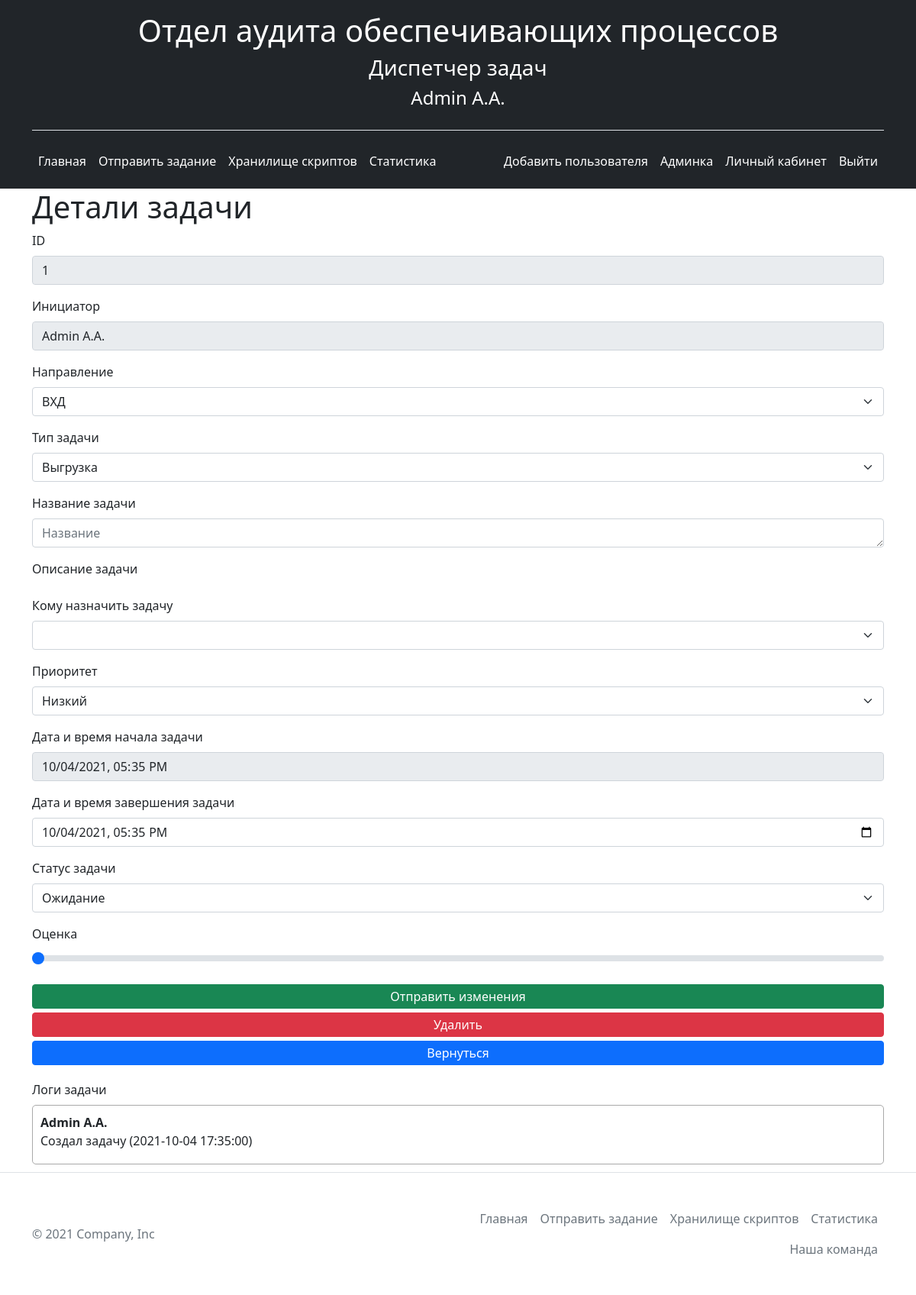
Page /tasks/1 (signed in) on the committed database.
### app.py (models this page shows, shortened)
class User(db.Model, UserMixin):
    __tablename__ = 'user'
    id = db.Column(db.Integer, primary_key=True)
    login = db.Column(db.String(20), unique=True, nullable=False)
    fio = db.Column(db.String(20), nullable=False)
    password = db.Column(db.String(1255), nullable=False)
    role_id = db.Column(db.Integer, db.ForeignKey('role.id'), nullable=False, default='1')
    role = db.relationship('Role', foreign_keys=[role_id])

class Task(db.Model):
    __tablename__ = 'task'
    id = db.Column(db.Integer, primary_key=True)
    user_id = db.Column(db.Integer, db.ForeignKey('user.id'), nullable=False)
    user = db.relationship('User', foreign_keys=[user_id])
    direction_id = db.Column(db.Integer, db.ForeignKey('direction.id'), nullable=False)
    direction = db.relationship('Direction', foreign_keys=[direction_id])
    type_id = db.Column(db.Integer, db.ForeignKey('type.id'), nullable=False)
    type = db.relationship('Type', foreign_keys=[type_id])
    title = db.Column(db.Text, nullable=False)
    description = db.Column(db.Text, nullable=False)
    to_user_id = db.Column(db.Integer, db.ForeignKey('user.id'), nullable=False)
    to_user = db.relationship('User', foreign_keys=[to_user_id])
    urgency_id = db.Column(db.Integer, db.ForeignKey('urgency.id'), nullable=False)
    urgency = db.relationship('Urgency', foreign_keys=[urgency_id])
    datetimeutc = datetime.utcnow()
    datetimenow = datetimeutc + timedelta(hours=3)
    strdatetime = datetimenow.strftime('%Y-%m-%d %H:%M')
    datetimenow = datetime.strptime(strdatetime, '%Y-%m-%d %H:%M')
    date_start = db.Column(db.DateTime(), default=datetimenow)
    date_finish = db.Column(db.DateTime(), default=datetimenow)
    status_id = db.Column(db.Integer, db.ForeignKey('status.id'), nullable=False, default='1')
    status = db.relationship('Status', foreign_keys=[status_id])
    rating = db.Column(db.Integer, nullable=False,  default='0')

class Log(db.Model):
    __tablename__ = 'logs'
    id = db.Column(db.Integer, primary_key=True)
    task_id = db.Column(db.Integer, db.ForeignKey('task.id'), nullable=False)
    task = db.relationship('Task', foreign_keys=[task_id])
    user_id = db.Column(db.Integer, db.ForeignKey('user.id'), nullable=False)
    user = db.relationship('User', foreign_keys=[user_id])
    description = db.Column(db.Text, nullable=False)

### app.py (the view)
@app.route('/tasks/<int:id>')
@login_required
def task_detail(id):
    task = Task.query.get(id)
    logs = Log.query.filter_by(task_id=id)
    name = current_user.fio
    directions = Direction.query.order_by(Direction.id).all()
    types = Type.query.order_by(Type.id).all()
    users = User.query.order_by(User.id).filter(User.id != '1')
    urgency = Urgency.query.order_by(Urgency.id).all()
    status = Status.query.order_by(Status.id).all()
    return render_template("task_detail.html", task=task, name=name, directions=directions, types=types, users=users,
                           urgency=urgency, status=status, logs=logs)

### app.py (called while the page is built)
@login_manager.user_loader
def load_user(user_id):
    return User.query.get(user_id)

### templates/task_detail.html (shortened to what this page needs)
{% extends 'base.html' %}
{% block body %}
<div class="container">
    <h1>Детали задачи</h1>
    <div>
        <form class="task-form" action="/tasks/{{ task.id }}/update_task" method="post">
            <div class="mb-3">
                <label class="form-label">ID</label>
                <input  class="form-control" type="text" id="task_id" name="task_id" placeholder="ID" disabled value="{{ task.id }}">
            </div>
            <div class="mb-3">
                <label class="form-label">Инициатор</label>
                <input  class="form-control" type="text" id="user" name="user" placeholder="Пользователь" disabled value="{{ task.user.fio }}">
            </div>
            <div class="mb-3">
                <label class="form-label">Направление</label>
                <select class="form-select" aria-label="Default select example" id="direction" name="direction">
                    {% for el in directions %}
                    <option value="{{ el.id }}"{% if el.id ==  task.direction.id %}selected{% endif %}>{{ el.name }} </option>
                    {% endfor %}
                </select>
            </div>
            <div class="mb-3">
                <label class="form-label">Тип задачи</label>
                <select class="form-select" aria-label="Default select example" id="type" name="type">
                    {% for el in types %}
                    <option value="{{ el.id }}" {% if el.id ==  task.type.id %}selected{% endif %}>{{ el.name }}</option>
                    {% endfor %}
                </select>
            </div>
             <div class="mb-3">
                <label class="form-label">Название задачи</label>
                <textarea class="form-control" name="title" id="title" cols="30" rows="1" placeholder="Название">{{ task.title }}</textarea>
            </div>
            <div class="mb-3">
                <label class="form-label">Описание задачи</label>
            </div>
            <div class="mb-3">
                <label class="form-label">Кому назначить задачу</label>
                <select class="form-select" aria-label="Default select example" id="to_user" name="to_user">
                    <option value="0"></option>
                    {% for el in users %}
                    <option value="{{ el.id }}" {% if el.id ==  task.to_user.id %}selected{% endif %}>{{ el.fio }}</option>
                    {% endfor %}
                </select>
            </div>
            <div class="mb-3">
                <label class="form-label">Приоритет</label>
                <select class="form-select" aria-label="Default select example" id="urgency" name="urgency">
                    {% for el in urgency %}
                        <option value="{{ el.id }}" {% if el.id==1 %}
                        style="background-color:MediumSeaGreen;"
                        {% elif el.id==2 %}
                        style="background-color:Orange;"
                        {% elif el.id==3 %}
                        style="background-color:Tomato;"
                        {% endif%} {% if el.id ==  task.urgency.id %}
                        selected
                        {% endif %}>{{ el.name }}</option>
                    {% endfor %}
                </select>
            </div>
            <div class="mb-3">
                <label class="form-label">Дата и время начала задачи</label>
                <input class="form-control" type="datetime-local" id="date_start" name="date_start" value="{{ task.date_start.strftime('%Y-%m-%dT%H:%M') }}" disabled>
            </div>
            <div class="mb-3">
                <label class="form-label">Дата и время завершения задачи</label>
                <input class="form-control" type="datetime-local" id="date_finish" name="date_finish" value="{{ task.date_finish.strftime('%Y-%m-%dT%H:%M') }}">
            </div>
            <div class="mb-3">
                <label class="form-label">Статус задачи</label>
                <select class="form-select" aria-label="Default select example" id="status" name="status">
                    {% for el in status %}
                    <option value="{{ el.id }}" {% if el.id ==  task.status.id %}selected{% endif %}>{{ el.name }}</option>
                    {% endfor %}
                </select>
            </div>
               <div class="mb-3">
                    <label for="rating" class="form-label">Оценка</label>
                    <input type="range" class="form-range" min="0" max="5" id="rating" name="rating" value="{{ task.rating }}"
                    {% if (current_user.id == task.user.id or task.to_user.id == null) or current_user.role.name == 'Admin' %}
                    {% endif %}
                    >
                </div>
            {% if (current_user.id == task.user.id or current_user.id == task.to_user.id or task.to_user.id == null) or current_user.role.name == 'Admin' %}
            <input type="submit" class="btn btn-success" id="add_type" name="add_type" value="Отправить изменения">
            <a href="/tasks/{{ task.id }}/delete_task" class="btn btn-danger">Удалить</a>
            {% endif %}
            <a href="/tasks" class="btn btn-primary">Вернуться</a>
        </form>
        <label class="form-label">Логи задачи</label>
        <div class="logs">
            {% for el in logs %}
                {{ el.description|safe }}
             {% endfor %}
        </div>
    </div>
</div>
{% endblock %}

### templates/base.html (shortened to what this page needs)
<!doctype html>
<html lang="en">
<head>
    <link rel="stylesheet" href="{{ url_for('static', filename='css/bootstrap.min.css') }}">
    <link rel="stylesheet" href="{{ url_for('static', filename='css/main.css') }}">
	<link rel="stylesheet" type="text/css" href="{{ url_for('static', filename='DataTables/datatables.min.css') }}"/>
</head>
<body>
    <header class="p-3 bg-dark text-white">
        <div class="container">
            <div class="header-logo border-bottom">
                <h1>Отдел аудита обеспечивающих процессов</h1>
                <h3>Диспетчер задач</h3>
                <h4>{{ current_user.fio }}</h4>
            </div>
          <div class="d-flex flex-wrap align-items-center justify-content-center justify-content-lg-start">
            <ul class="nav col-12 col-lg-auto me-lg-auto mb-2 justify-content-center mb-md-0">
              <li><a href="/" class="nav-link px-2 text-white">Главная</font></a></li>
              <li><a href="/taskadd" class="nav-link px-2 text-white"><font style="vertical-align: inherit;">Отправить задание</font></a></li>
              <li><a href="/storagescripts" class="nav-link px-2 text-white"><font style="vertical-align: inherit;">Хранилище скриптов</font></a></li>
              <li><a href="/statistics" class="nav-link px-2 text-white"><font style="vertical-align: inherit;">Статистика</font></a></li>
            </ul>
            <div class="d-flex text-end">
                {% if current_user.role.name == 'Admin' %}
                    <a href="/register" class="nav-link px-2 text-white"><font style="vertical-align: inherit;">Добавить пользователя</font></a>
                {% endif %}
                {% if current_user.login %}
                    <a href="/admin_panel" class="nav-link px-2 text-white"><font style="vertical-align: inherit;">Админка</font></a>
                    <a href="/user/{{ current_user.login }}/{{ current_user.id}}" class="nav-link px-2 text-white"><font style="vertical-align: inherit;">Личный кабинет</font></a>
                    <a href="/logout" class="nav-link px-2 text-white"><font style="vertical-align: inherit;">Выйти</font></a>
                {% else %}
                    <a href="/login" class="nav-link px-2 text-white"><font style="vertical-align: inherit;">Авторизоваться</font></a>
                {% endif %}
            </div>
          </div>
        </div>
    </header>
    {% block body %}{% endblock %}
    <footer class="border-top">
        <div class="container d-flex flex-wrap justify-content-between align-items-center py-3 my-4 ">
        <p class="col-md-4 mb-0 text-muted">© 2021 Company, Inc</p>
        <ul class="nav col-md-6 justify-content-end">
            <li class="nav-item"><a href="/" class="nav-link px-2 text-muted">Главная</a></li>
            <li class="nav-item"><a href="/taskadd" class="nav-link px-2 text-muted">Отправить задание</a></li>
            <li class="nav-item"><a href="/storagescripts" class="nav-link px-2 text-muted">Хранилище скриптов</a></li>
            <li class="nav-item"><a href="/statistics" class="nav-link px-2 text-muted">Статистика</a></li>
            <li class="nav-item"><a href="/about" class="nav-link px-2 text-muted">Наша команда</a></li>
        </ul>
              </div>
  </footer>
</body>
</html>

### static/css/main.css (style rules this page uses)
body { overflow-y: scroll; }
.header-logo { display: flex; align-items: center; flex-direction: column; padding-bottom: 20px; margin-bottom: 20px; }
input[type="text"] { width: 100%; box-sizing: border-box; -webkit-box-sizing:border-box; -moz-box-sizing: border-box; }
.task-form { display: flex; flex-direction: column; padding-bottom: 15px; }
.btn { margin-bottom: 5px; padding: 3px 5px 3px 5px; }
.logs { border: 1px solid darkgrey; padding: 10px; border-radius: 5px; margin-bottom: 10px; max-height: 200px; overflow-y: scroll; }

### rows in the picture
User: fio "Admin A.A.", user "Admin A.A."
Task: task_id "1", date_start "10/04/2021 17:35", date_finish "10/04/2021 17:35", rating "0"
Log: description "Admin A.A. Cоздал задачу (2021-10-04 17:35:00)"

### other values in the picture
form field direction "ВХД"
form field type "Выгрузка"
form field urgency "Низкий"
form field status "Ожидание"
